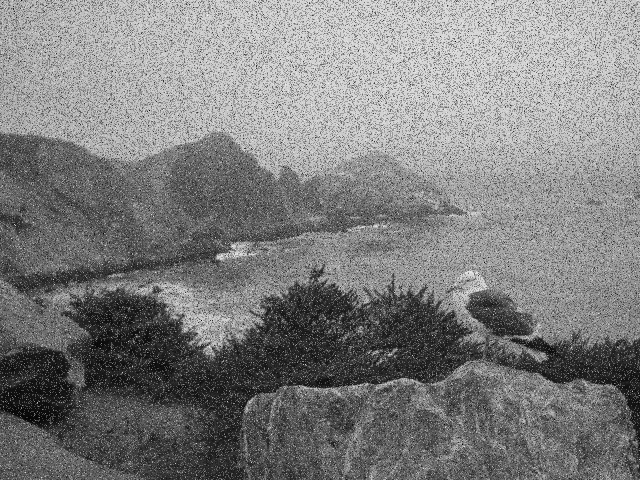
#> input picture data/salt_and_pepper_noised.jpg, 1280 x 960 px, found by its file name (shown at 1/2 size)
$ python noise_smoothing_threshold.py
#> lines starting #> are read from the running program, lines starting #| are printed output that depends on the picture
import cv2
import numpy as np

# Median filter for smoothing : used for noise removal.
# Uses median value of neighbourhood and replaces current pixel value with median of neighbourhood.
# Does not blur the edges much.
# However, thin lines and sharp corners will be affected.

noisy_image = cv2.imread('data/salt_and_pepper_noised.jpg')
#> noisy_image is the input picture: shape (960, 1280, 3); min 0, max 255, mean 126.4
noisy_image = cv2.resize(noisy_image, (300, 300), interpolation=cv2.INTER_CUBIC)
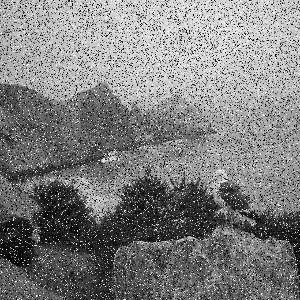
#> noisy_image: shape (300, 300, 3); min 0, max 255, mean 126.5

cv2.imshow('org noise image', noisy_image)

denoised_med_filter = cv2.medianBlur(noisy_image, 3)
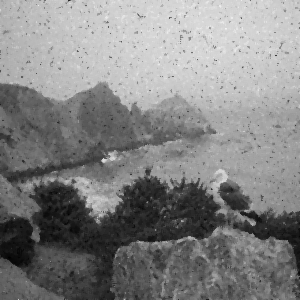
#> denoised_med_filter: shape (300, 300, 3); min 0, max 244, mean 131.5
cv2.imshow('denoised median filter cv', denoised_med_filter)

# Custom median filter implementation.
# Image with padding for convineince (for use with a 3X3 filter).
padded_image = noisy_image.copy()

print(padded_image.shape)
#| (300, 300, 3)
padded_image = cv2.copyMakeBorder(padded_image, 2, 2, 2, 2, cv2.BORDER_CONSTANT, None, 0)
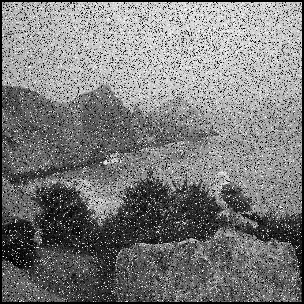
#> padded_image: shape (304, 304, 3); min 0, max 255, mean 123.2
img_width, img_height = padded_image.shape[0:2]
#> img_width = 304; img_height = 304
cv2.imshow('paded image', padded_image)
print(img_width, img_height)
#| 304 304
print(padded_image.shape)
#| (304, 304, 3)

custom_median_denoised =  np.zeros((300, 300, 3), dtype = "uint8")

for i in range(1, len(noisy_image)):
    for j in range(1, len(noisy_image)):
        # Get median. Heavily affected by 0's used in padding.
        med = np.median([padded_image[i,j], padded_image[i - 1, j], padded_image[i + 1, j], padded_image[i, j + 1],
            padded_image[i, j - 1], padded_image[i - 1, j - 1], padded_image[i + 1, j - 1], padded_image[i - 1, j + 1],
            padded_image[i + 1, j + 1]])
        custom_median_denoised[i, j] = med
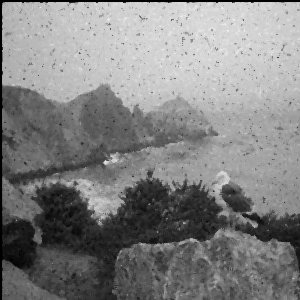
#> custom_median_denoised: shape (300, 300, 3); min 0, max 244, mean 129.9

cv2.imshow('denoised median custom', custom_median_denoised)

# Box (averaging filter) : Does not preserve edges such as median filter. Used here just for demonstration.
custom_box_denoised =  np.zeros((300, 300, 3), dtype = "uint8")

for i in range(1, len(noisy_image)):
    for j in range(1, len(noisy_image)):
        s = np.average([padded_image[i,j], padded_image[i - 1, j], padded_image[i + 1, j], padded_image[i, j + 1],
            padded_image[i, j - 1], padded_image[i - 1, j - 1], padded_image[i + 1, j - 1], padded_image[i - 1, j + 1],
            padded_image[i + 1, j + 1]])
        custom_box_denoised[i, j] = s
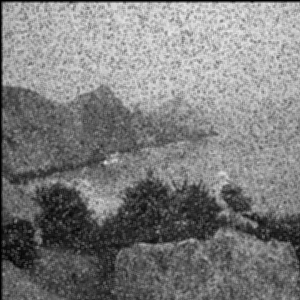
#> custom_box_denoised: shape (300, 300, 3); min 0, max 234, mean 124.6

cv2.imshow('denoised box custom', custom_box_denoised)

box_filtered_noise_removal = cv2.boxFilter(noisy_image, -1, (3, 3))
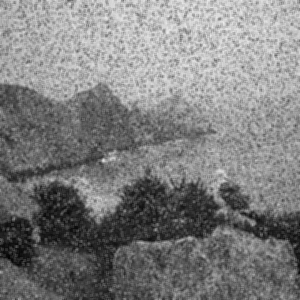
#> box_filtered_noise_removal: shape (300, 300, 3); min 3, max 235, mean 126.5
cv2.imshow('denoised box cv', box_filtered_noise_removal)


cv2.waitKey()

$ run again, with data/car_camera_test.jpg copied over data/salt_and_pepper_noised.jpg
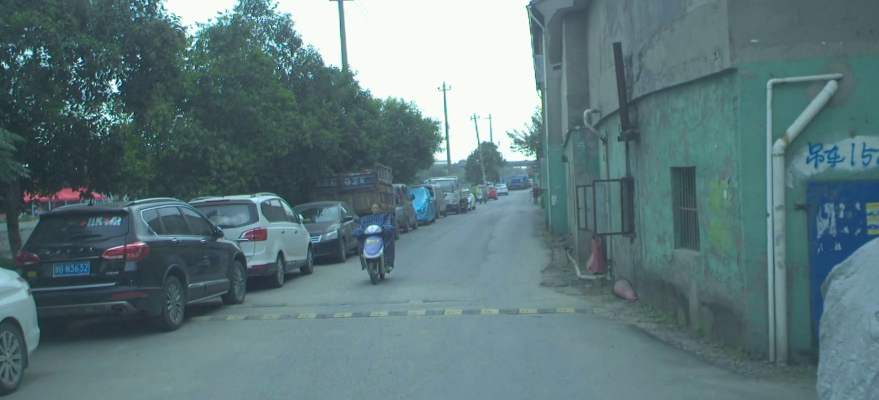
#> input picture data/car_camera_test.jpg, 879 x 400 px, found by its file name
#> noisy_image is the input picture: shape (400, 879, 3); mean B, G, R 124.4, 120.6, 95
#> noisy_image: shape (300, 300, 3)
#| (300, 300, 3)
#> `padded_image = cv2.copyMakeBorder(padded_image, 2, 2, 2, 2, cv2.BORDER..`:
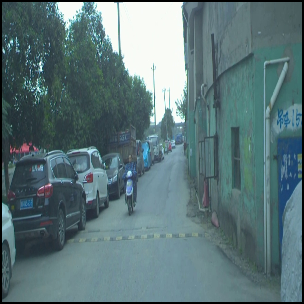
#> padded_image: shape (304, 304, 3); mean B, G, R 121.2, 117.5, 92.5
#| 304 304
#| (304, 304, 3)
#> after the loop `for i in range(1, len(noisy_image)):`:
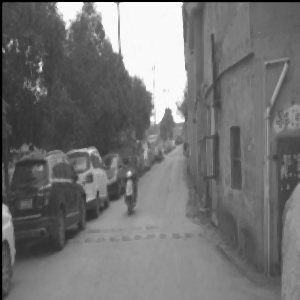
#> custom_median_denoised: shape (300, 300, 3); min 0, max 251, mean 115.6

$ run again, with data/car_camera_test_2.jpg copied over data/salt_and_pepper_noised.jpg
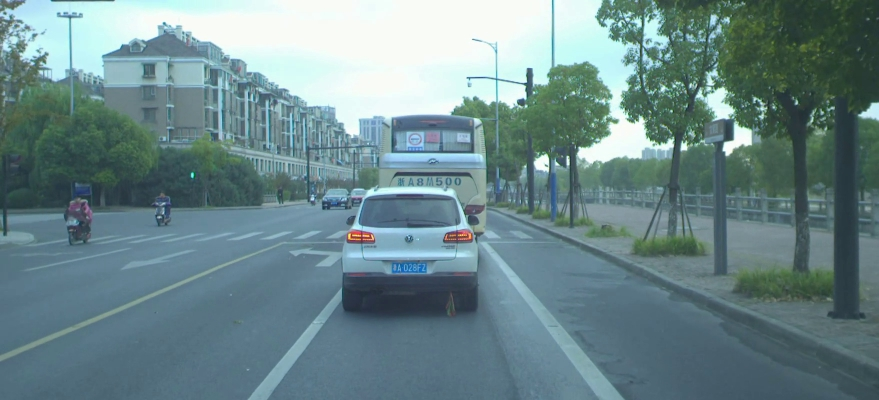
#> input picture data/car_camera_test_2.jpg, 879 x 400 px, found by its file name
#> noisy_image is the input picture: shape (400, 879, 3); mean B, G, R 139.1, 135.9, 108.6
#> noisy_image: shape (300, 300, 3)
#| (300, 300, 3)
#> `padded_image = cv2.copyMakeBorder(padded_image, 2, 2, 2, 2, cv2.BORDER..`:
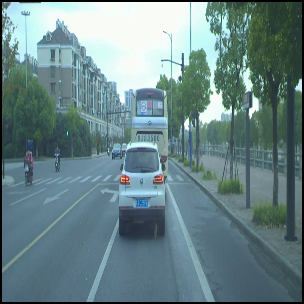
#> padded_image: shape (304, 304, 3); mean B, G, R 135.5, 132.3, 105.8
#| 304 304
#| (304, 304, 3)
#> after the loop `for i in range(1, len(noisy_image)):`:
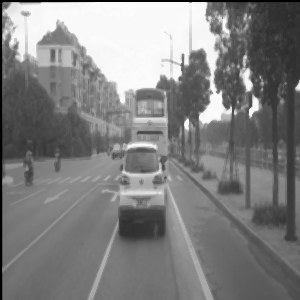
#> custom_median_denoised: shape (300, 300, 3); min 0, max 253, mean 128.9
